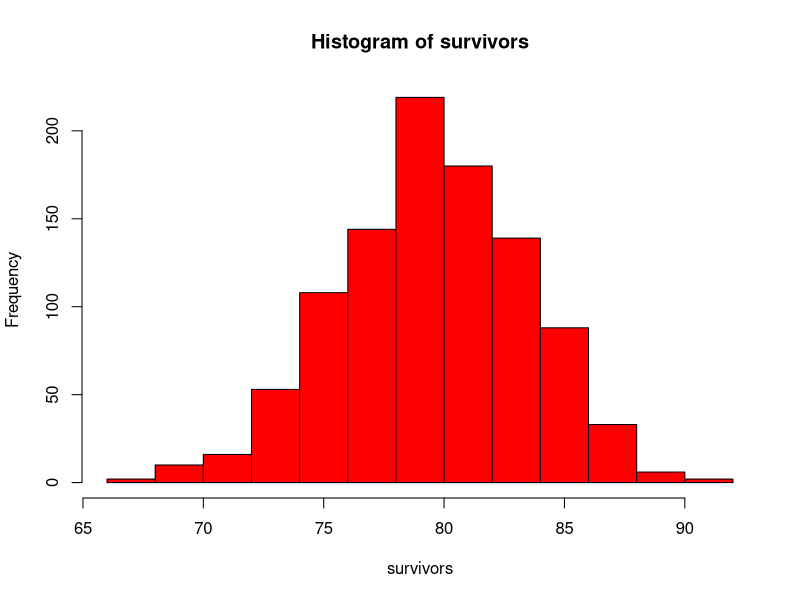
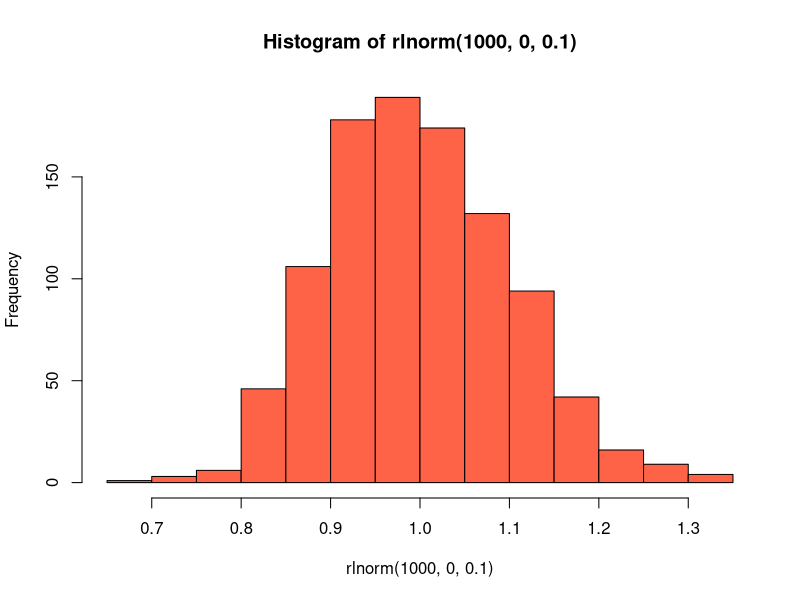
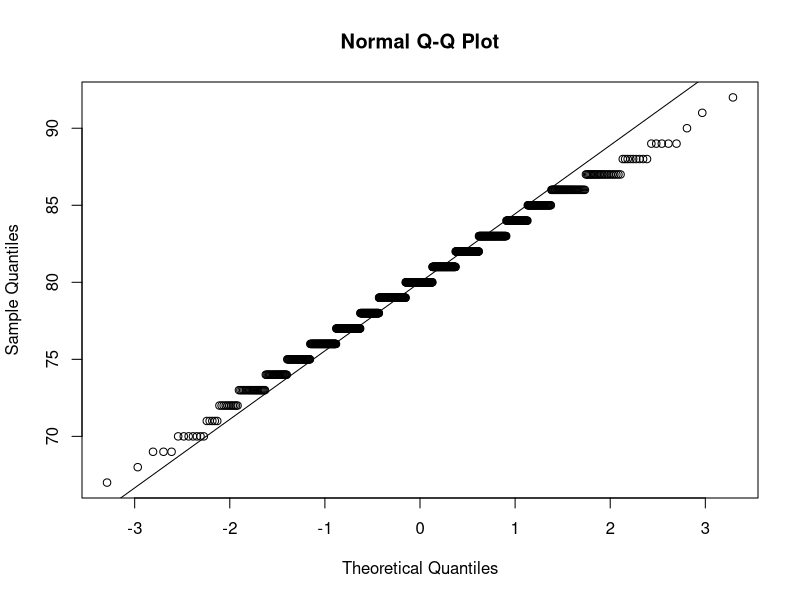

Recreate these plots in R, in order. (Note: this script raises an error after producing the figures.)


# A random process is one that generates a different outcome according to 
# some rules each time it is executed.
# They are tightly linked to the concept of uncertainty: you are unsure about 
# the outcome the next time the process is executed.
# There are two basic ways to introduce randomness in R:
# • Random deviates 
# • Resampling

# Random deviates:
# • At the end of each year, each individual alive at the start can either 
# live or die.
# • There are two outcomes here, and suppose each individual has an 80% chance
# of surviving.
# • The number of individuals that survive is the result of a 
# binomial random process in which there were n individuals alive at the start
# of this year and p is the probability that any one individual survives 
# to the next year.

# We can execute a binomial random process with p=0.8 and n=100 like this in R:
rbinom(n=1, size=100, prob=0.8)

# We can also plot it with a bit of tweaking:
survivors <- rbinom(1000, 100, 0.8)
hist(survivors, col="red")

# We could also use other processes like log normal:
# It generates random numbers such that the log of the values are 
# normally-distributed with mean equal to logmean and 
# standard deviation equal to logsd
hist(rlnorm(1000,0,0.1), col="tomato")

#check for normal distrubution - use ks-test

#we can also use qqplot
qqnorm(survivors)
qqline(survivors)


# Resampling of 1 to 10
sample(x=1:10, size=5)

#Sample with replacement
sample(x=c('a','b','c'), size=10, replace=T)

# Sample with set probabilities
sample(x = c("live", "die"), size = 10, replace = T, prob = c(0.8, 0.2))

# Reproducing randomness:
x = rnorm(30,500,30)
x

# Replication in R:
means = replicate(n = 1000, 
                  expr = { x_i = sample(x, length(x), replace = T)
                  mean(x_i) 
                  })

# Mean and SE same in x and 1000 replicated means of x?
se = sd(x)/sqrt(length(x))
# Check means first
mean(means); mean(x)

#Standard error of mean 
sd(means); se(x)


# For loops

#1
for (i in 1:5) {
  print(i^2) 
}
#2 
results=numeric(5) 
for (i in 1:5) {
  results[i] = i^2 
} 
results


nt = 100 # number of years
N = NULL # container for (fish)
N[1] = 1000 # first end-of-year abundance
#Loop for replication
for (t in 2:nt) {
  #N this year is N last year * growth *
  # randomness * fraction that survive harvest
  N[t] = (N[t-1] * 1.1 * rlnorm(1, 0, 0.1)) * (1 - 0.08)
}

# Let’s plot it:
plot(N, type = "l", pch = 15, xlab = "Year", ylab = "Abundance")


# Function writing for Monte Carlo simulation:
pop_sim = function(nt, grow, sd_grow, U, plot = F) { 
  N = NULL
  N[1] = 1000
  for (t in 2:nt) {
    N[t] = (N[t-1] * grow * rlnorm(1, 0, sd_grow)) * (1 - U) 
    }
  if (plot) { 
    plot(N, type = "l", pch = 15, xlab = "Year", ylab = "Abundance")
  } 
  N 
  }

#Replicate the simulation for 1000 times
out = replicate(n = 1000, expr = pop_sim(100, 1.1, 0.1, 0.08, F))

#View this matrix in R Studio: 
View(out)
